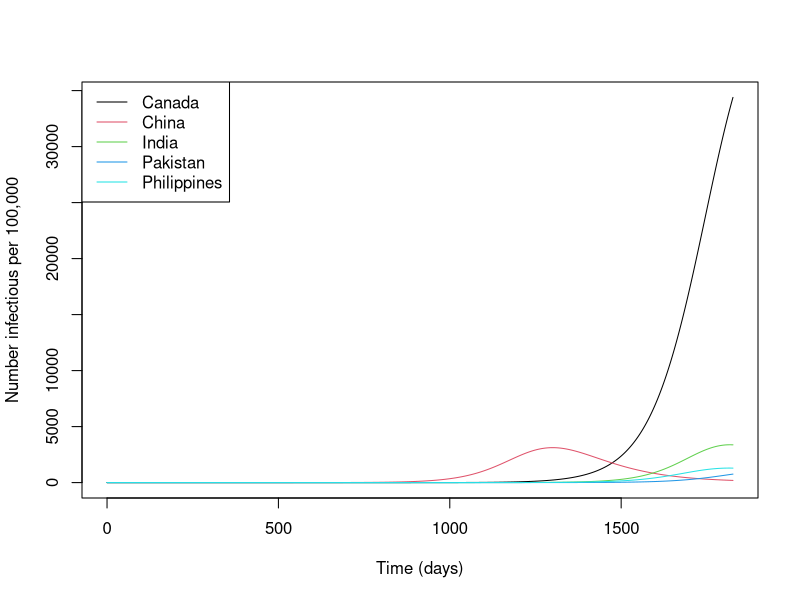
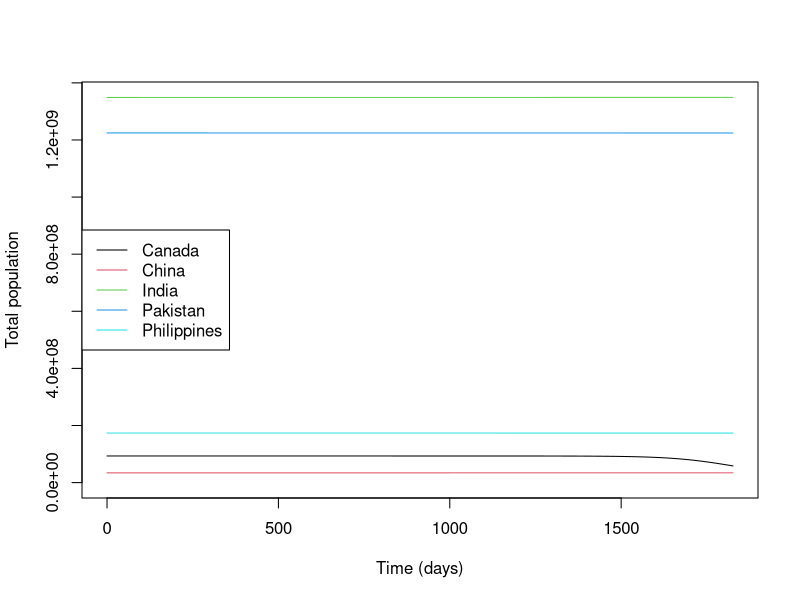

Here is the R script that generated these plots, in order:
# SLIAR_metapop
#
# Note that without further adaptation, the results provided by this
# script can be expected to be completely unrealistic, the intent is only 
# to provide a workable canvas.


# Load required library. 
# You may need to install this library using install.packages("deSolve").
library(deSolve)


# The vector field
SLIAR_metapop_rhs <- function(t, x, p) {
  with(as.list(p), {
    S = x[idx_S]
    L = x[idx_L]
    I = x[idx_I]
    A = x[idx_A]
    R = x[idx_R]
    N = S + L + I + A + R
    Phi = beta * S * (I + eta * A) / N
    dS = - Phi + MS %*% S
    dL = Phi - epsilon * L + p$ML %*% L
    dI = (1 - pi) * epsilon * L - gammaI * I + MI %*% I
    dA = pi * epsilon * L - gammaA * A + MA %*% A
    dR = gammaI * I + gammaA * A + MR %*% R
    dx = list(c(dS, dL, dI, dA, dR))
    return(dx)
  })
}

# The following data originates from Bluedot.global and shows the average
# daily number of air passengers flying between each of the countries
# listed below. Average computed over one (unspecified) month.
# pop contains the population of the countries.
pop = c(34.017,1348.932,1224.614,173.593,93.261)*1e6
countries = c("Canada","China","India","Pakistan","Philippines")
T = matrix(data = c(0,1268,900,489,200,
                    1274,0,678,859,150,
                    985,703,0,148,58,
                    515,893,144,0,9,
                    209,174,90,2,0),
           nrow =5, ncol = 5, byrow = TRUE)

# We use a list to store parameters.
p = list()

# In order to compute the movement rates, we use the approximation
# explained in Arino & Portet, JMB 2015.
p$M = mat.or.vec(nr = dim(T)[1], nc = dim(T)[2])
for (from in 1:5) {
  for (to in 1:5) {
    p$M[to,from] = -log(1-T[from,to]/pop[from])
  }
  p$M[from,from] = 0
}
p$MS = p$M-diag(colSums(p$M))
# Assume movement is equal for all compartments.
p$ML = p$MS
p$MI = p$MS
p$MA = p$MS
p$MR = p$MS
# Number of patches. (MS should be square.)
p$P = dim(p$MS)[1]

# Set other parameters. Values are chosen mostly arbitrarily.
p$nu = rep(0.1,p$P)
p$epsilon = rep(0.01,p$P)
p$d = rep(1/(70*365.25),p$P) # Could be taken based on World Bank data to be more accurate
p$gammaI = rep(0.05,p$P)
p$gammaA = rep(0.06,p$P)
p$eta = rep(1,p$P)
p$pi = runif(p$P, min = 0.2, max = 0.8)
# Set beta by assuming R0=1.5 in all patches in isolation
p$beta = 1.5 * p$gammaI * 2

# Save index of state variable types in state variables vector (we have to use 
# a vector and thus, for instance, the name "S" needs to be defined)
p$idx_S = 1:p$P
p$idx_L = (p$P+1):(2*p$P)
p$idx_I = (2*p$P+1):(3*p$P)
p$idx_A = (3*p$P+1):(4*p$P)
p$idx_R = (4*p$P+1):(5*p$P)
# Set initial conditions. For example, we start with 2 infectious
# individuals in Canada.
L0 = mat.or.vec(p$P,1)
I0 = mat.or.vec(p$P,1)
I0[1] = 2
A0 = mat.or.vec(p$P,1)
R0 = mat.or.vec(p$P,1)
S0 = pop-(L0+I0+A0+R0)
# Vector of initial conditions to be passed to ODE solver.
IC = c(S = S0, L = L0, I = I0, A = A0, R = R0)
# Time span of the simulation (5 years here).
tspan = seq(from = 0, to = 5*365.25, by = 0.1)

# Call of the ODE solver.
sol <- ode(y = IC, 
           times = tspan, 
           func = SLIAR_metapop_rhs, 
           parms = p,
           method = "ode45")

# Put solution in an easier to use form.
times = sol[,"time"]
S = sol[,p$idx_S]
L = sol[,p$idx_L]
I = sol[,p$idx_I]
A = sol[,p$idx_A]
R = sol[,p$idx_R]
N = S+L+I+A+R

# A sample (and simple) plot: number infected per 100,000 inhabitants.
xlim = range(times)
ylim = c(0,max(I/N*1e5))
plot(times,I[,1]/N[,1]*1e5, 
     col = 1, type = "l",
     xlim = xlim, ylim = ylim,
     xlab = "Time (days)", ylab = "Number infectious per 100,000")
for (i in 2:p$P) {
  lines(times,I[,i]/N[,i]*1e5, col = i)
}
legend("topleft",legend = countries,col = 1:p$P, lty = 1)

# The (potential) issue with not having death (and birth to counterbalance it)
ylim = c(0,max(N))
plot(times, N[,1], 
     col = 1, type = "l",
     ylim = ylim,
     xlab = "Time (days)", ylab = "Total population")
for (i in 2:p$P) {
  lines(times,N[,i], col = i)
}
legend("left",legend = countries,col = 1:p$P, lty = 1)
